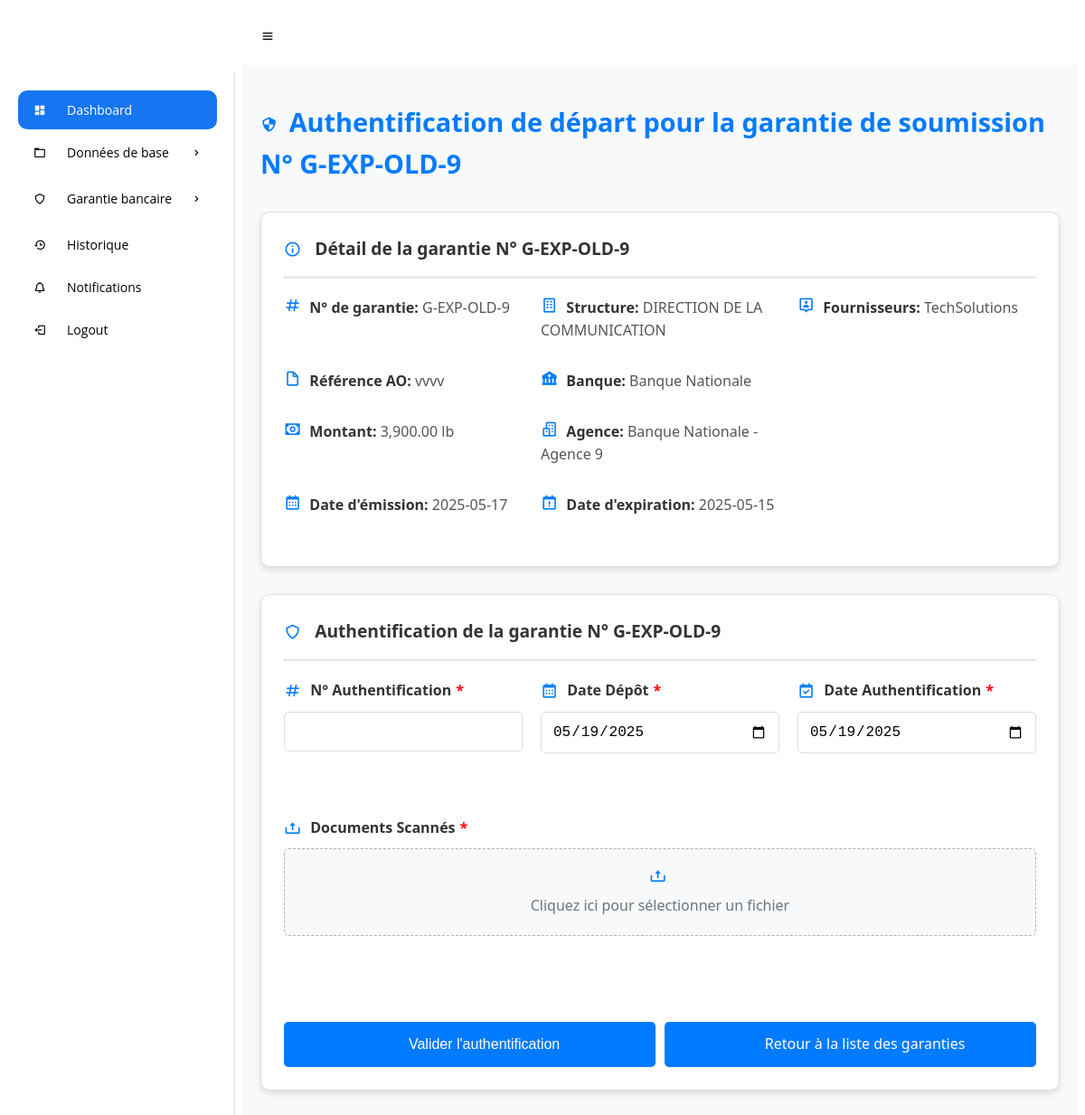
Page /Pages/Authentification/Authentification.php?garantie_id=68 (signed in) on the committed database.
### tables this page shows
CREATE TABLE IF NOT EXISTS `garantie` (
    `id` int NOT NULL AUTO_INCREMENT,
    `num_garantie` varchar(50) NOT NULL,
    `date_creation` date NOT NULL,
    `date_emission` date NOT NULL,
    `date_validite` date NOT NULL,
    `montant` decimal(15, 3) NOT NULL,
    `direction_id` int NOT NULL,
    `fournisseur_id` int NOT NULL,
    `monnaie_id` int NOT NULL,
    `agence_id` int NOT NULL,
    `appel_offre_id` int NOT NULL,
    PRIMARY KEY (`id`),
    UNIQUE KEY `num_garantie` (`num_garantie`),
    KEY `fk_agence_gar` (`agence_id`),
    KEY `fk_appel_gar` (`appel_offre_id`),
    KEY `fk_dir_gar` (`direction_id`),
    KEY `fk_fournisseur_gar` (`fournisseur_id`),
    KEY `fk_monnaie_gar` (`monnaie_id`)
);

CREATE TABLE IF NOT EXISTS `direction` (
    `id` int NOT NULL AUTO_INCREMENT,
    `code` varchar(50) NOT NULL,
    `libelle` varchar(50) NOT NULL,
    PRIMARY KEY (`id`),
    UNIQUE KEY `code` (`code`),
    UNIQUE KEY `libelle` (`libelle`)
);

CREATE TABLE IF NOT EXISTS `fournisseur` (
    `id` int NOT NULL AUTO_INCREMENT,
    `code_fournisseur` varchar(50) NOT NULL,
    `nom_fournisseur` varchar(50) NOT NULL,
    `raison_sociale` varchar(255) NOT NULL,
    `pays_id` int NOT NULL,
    PRIMARY KEY (`id`),
    UNIQUE KEY `code_fournisseur` (`code_fournisseur`),
    UNIQUE KEY `nom_fournisseur` (`nom_fournisseur`),
    KEY `fk_pays_fournisseur` (`pays_id`)
);

CREATE TABLE IF NOT EXISTS `appel_offre` (
    `id` int NOT NULL AUTO_INCREMENT,
    `date_appel_offre` date NOT NULL,
    `num_appel_offre` varchar(50) NOT NULL,
    PRIMARY KEY (`id`),
    UNIQUE KEY `num_appel_offre` (`num_appel_offre`)
);

CREATE TABLE IF NOT EXISTS `banque` (
    `id` int NOT NULL AUTO_INCREMENT,
    `code` varchar(50) NOT NULL,
    `label` varchar(255) NOT NULL,
    PRIMARY KEY (`id`)
);

CREATE TABLE IF NOT EXISTS `monnaie` (
    `id` int NOT NULL AUTO_INCREMENT,
    `code` varchar(5) NOT NULL,
    `label` varchar(50) NOT NULL,
    `symbole` varchar(3) NOT NULL,
    PRIMARY KEY (`id`),
    UNIQUE KEY `code` (`code`),
    UNIQUE KEY `label` (`label`)
);

CREATE TABLE IF NOT EXISTS `agence` (
    `id` int NOT NULL AUTO_INCREMENT,
    `code` varchar(50) NOT NULL,
    `label` varchar(50) NOT NULL,
    `adresse` varchar(50) NOT NULL,
    `banque_id` int NOT NULL,
    PRIMARY KEY (`id`),
    UNIQUE KEY `code` (`code`),
    UNIQUE KEY `label` (`label`),
    KEY `fk_banque_agence` (`banque_id`)
);

### Pages/Authentification/authentification.php (the view, shortened to what this page needs)
<?php
require_once("../Template/header.php");
require_once("../../db_connection/db_conn.php");
$form_submitted = false;
if ($_SERVER['REQUEST_METHOD'] === 'POST' && isset($_POST['garantie_id'])) {
    $garantie_id = $_POST['garantie_id'];
} else if (isset($_GET['garantie_id'])) {
    $garantie_id = $_GET['garantie_id'];
} else {
    die("ID de garantie non fourni.");
}
$sql_garantie = "SELECT
    g.id AS garantie_id, g.num_garantie, g.date_creation, g.date_emission, g.date_validite,
    g.montant,
    d.libelle AS direction,
    f.nom_fournisseur,
    m.label AS monnaie,
    a.label AS agence,
    b.label AS banque_nom,
    ao.num_appel_offre
FROM garantie g
JOIN direction d ON g.direction_id = d.id
JOIN fournisseur f ON g.fournisseur_id = f.id
JOIN monnaie m ON g.monnaie_id = m.id
JOIN agence a ON g.agence_id = a.id
JOIN banque b ON a.banque_id = b.id
JOIN appel_offre ao ON g.appel_offre_id = ao.id
WHERE g.id = :garantie_id";
$stmt_garantie = $pdo->prepare($sql_garantie);
$stmt_garantie->bindParam(':garantie_id', $garantie_id, PDO::PARAM_INT);
$stmt_garantie->execute();
$garantie = $stmt_garantie->fetch(PDO::FETCH_ASSOC);
$sql_auth = "SELECT a.*, d.nom_document, d.document_path
            FROM authentification a
            LEFT JOIN document_auth d ON a.id = d.authentification_id
            WHERE a.garantie_id = :garantie_id";
$stmt_auth = $pdo->prepare($sql_auth);
$stmt_auth->bindParam(':garantie_id', $garantie_id, PDO::PARAM_INT);
$stmt_auth->execute();
$authentification = $stmt_auth->fetch(PDO::FETCH_ASSOC);
$show_form = !$authentification;
?>
<!DOCTYPE html>
<html lang="fr">
<head>
    <link href='https://unpkg.com/boxicons@2.1.4/css/boxicons.min.css' rel='stylesheet'>
    <link rel="stylesheet" href="https://cdn.jsdelivr.net/npm/sweetalert2@11.0.19/dist/sweetalert2.min.css">
    <link rel="stylesheet" href="./css/authentificaton.css">
</head>
<body>
    <main id="dynamic-content">
        <div class="container">
            <h2 class="main-title">
                <i class='bx bx-shield-quarter'></i> Authentification de départ pour la garantie de soumission N° <?= htmlspecialchars($garantie['num_garantie']) ?>
            </h2>
            <div class="card">
                <div class="card-body">
                    <h5 class="card-subtitle">
                        <i class='bx bx-info-circle'></i> Détail de la garantie N°  <?= htmlspecialchars($garantie['num_garantie']) ?>
                    </h5>
                    <hr class="divider">
                    <div class="row">
                        <div class="col-md-4">
                            <p><strong><i class='bx bx-hash'></i> N° de garantie:</strong> <span class="detail-value"><?= htmlspecialchars($garantie['num_garantie']) ?></span></p>
                        </div>
                        <div class="col-md-4">
                            <p><strong><i class='bx bx-building'></i> Structure:</strong> <span class="detail-value"><?= htmlspecialchars($garantie['direction']) ?></span></p>
                        </div>
                        <div class="col-md-4">
                            <p><strong><i class='bx bx-user-pin'></i> Fournisseurs:</strong> <span class="detail-value"><?= htmlspecialchars($garantie['nom_fournisseur']) ?></span></p>
                        </div>
                    </div>
                    <div class="row">
                        <div class="col-md-4">
                            <p><strong><i class='bx bx-file-blank'></i> Référence AO:</strong> <span class="detail-value"><?= htmlspecialchars($garantie['num_appel_offre']) ?></span></p>
                        </div>
                        <div class="col-md-4">
                            <p><strong><i class='bx bxs-bank'></i> Banque:</strong> <span class="detail-value"><?= htmlspecialchars($garantie['banque_nom']) ?></span></p>
                        </div>
                        <div class="col-md-4">
                        </div>
                    </div>
                    <div class="row">
                        <div class="col-md-4">
                            <p><strong><i class='bx bx-money'></i> Montant:</strong> <span class="detail-value"><?= number_format($garantie['montant'], 2) ?> <?= htmlspecialchars($garantie['monnaie'] ?? 'DA') ?></span></p>
                        </div>
                        <div class="col-md-4">
                            <p><strong><i class='bx bx-buildings'></i> Agence:</strong> <span class="detail-value"><?= htmlspecialchars($garantie['agence']) ?></span></p>
                        </div>
                        <div class="col-md-4">
                        </div>
                    </div>
                    <div class="row">
                        <div class="col-md-4">
                            <p><strong><i class='bx bx-calendar'></i> Date d'émission:</strong> <span class="detail-value"><?= htmlspecialchars($garantie['date_emission']) ?></span></p>
                        </div>
                        <div class="col-md-4">
                            <p><strong><i class='bx bx-calendar-exclamation'></i> Date d'expiration:</strong> <span class="detail-value"><?= htmlspecialchars($garantie['date_validite']) ?></span></p>
                        </div>
                        <div class="col-md-4">
                        </div>
                    </div>
                </div>
            </div>
            <div class="card">
                <div class="card-body">
                    <h5 class="card-subtitle">
                        <i class='bx bx-shield'></i> Authentification de la garantie N° <?= htmlspecialchars($garantie['num_garantie']) ?>
                    </h5>
                    <hr class="divider">
                    <?php if (!$show_form): ?>
                        <div class="row">
                            <div class="col-md-6">
                                <p><strong><i class='bx bx-hash'></i> N° Authentification:</strong> <span class="detail-value"><?= htmlspecialchars($authentification['num_auth']) ?></span></p>
                                <p><strong><i class='bx bx-calendar'></i> Date Dépôt:</strong> <span class="detail-value"><?= htmlspecialchars($authentification['date_depo']) ?></span></p>
                                <p><strong><i class='bx bx-calendar-check'></i> Date Authentification:</strong> <span class="detail-value"><?= htmlspecialchars($authentification['date_auth']) ?></span></p>
                            </div>
                            <div class="col-md-6">
                                <p><strong><i class='bx bx-upload'></i> Documents Scannés:</strong>
                                    <?php if (!empty($authentification['document_path'])): ?>
                                        <a href="<?= htmlspecialchars($authentification['document_path']) ?>" target="_blank">
                                            <?= htmlspecialchars($authentification['nom_document'] ?? 'Télécharger') ?>
                                        </a>
                                    <?php else: ?>
                                        <span class="detail-value">Aucun document disponible</span>
                                    <?php endif; ?>
                                </p>
                            </div>
                        </div>
                        <div class="text-center mt-4">
                            <a href="../Garantie/ListeGaranties.php" class="btn sec">
                                <i class='bx bx-arrow-back'></i> Retour à la liste des garanties
                            </a>
                        </div>
                    <?php else: ?>
                        <form method="POST" action="" enctype="multipart/form-data" id="auth-form">
                            <div class="row">
                                <div class="col-md-4">
                                    <div class="form-group">
                                        <label for="num_auth" class="form-label">
                                            <i class='bx bx-hash'></i> N° Authentification <span class="required-asterisk" style="color: red;">*</span>
                                        </label>
                                        <input type="text" class="form-control" id="num_auth" name="num_auth" value="<?= $form_submitted ? htmlspecialchars($_POST['num_auth'] ?? '') : '' ?>">
                                    </div>
                                </div>
                                <div class="col-md-4">
                                    <div class="form-group">
                                        <label for="date_depo" class="form-label">
                                            <i class='bx bx-calendar'></i> Date Dépôt<span class="required-asterisk" style="color: red;">*</span>
                                        </label>
                                        <input type="date" class="form-control" id="date_depo" name="date_depo" value="<?= $form_submitted ? htmlspecialchars($_POST['date_depo'] ?? '') : date('Y-m-d') ?>">
                                    </div>
                                </div>
                                <div class="col-md-4">
                                    <div class="form-group">
                                        <label for="date_auth" class="form-label">
                                            <i class='bx bx-calendar-check'></i> Date Authentification<span class="required-asterisk" style="color: red;">*</span>
                                        </label>
                                        <input type="date" class="form-control" id="date_auth" name="date_auth" value="<?= $form_submitted ? htmlspecialchars($_POST['date_auth'] ?? '') : date('Y-m-d') ?>">
                                    </div>
                                </div>
                            </div>
                            <div class="row mt-3">
                                <div class="col-md-12">
                                    <div class="form-group">
                                        <label for="document_scanne" class="form-label">
                                            <i class='bx bx-upload'></i> Documents Scannés<span class="required-asterisk" style="color: red;">*</span>
                                        </label>
                                        <div class="custom-file-input" id="file-drop-area">
                                            <i class='bx bx-upload'></i>
                                            <span class="file-label">Cliquez ici pour sélectionner un fichier</span>
                                        </div>
                                    </div>
                                </div>
                            </div>
                            <div class="action-buttons d-flex justify-content-between mt-4">
                                <button type="submit" name="submit_auth" class="btn btn-primary">
                                    <i class='bx bx-check-circle'></i> Valider l'authentification
                                </button>
                                <a href="../Garantie/ListeGaranties.php" class="btn btn-primary">
                                    <i class='bx bx-arrow-back'></i> Retour à la liste des garanties
                                </a>
                            </div>
                        </form>
                    <?php endif; ?>
                </div>
            </div>
        </div>
    </main>
    <?php require_once('../Template/footer.php'); ?>
</body>
</html>

### Pages/Authentification/css/authentificaton.css (style rules this page uses)
#dynamic-content .container { max-width: 1400px; margin: 0 auto; padding: 20px; width: 100%; }
#dynamic-content .main-title { font-size: 1.8rem; color: #007bff; font-weight: bold; text-align: left; margin-bottom: 30px; margin-top: 20px; }
#dynamic-content .card { background-color: #fff; border: 1px solid #ddd; border-radius: 10px; box-shadow: 0 4px 6px rgba(0, 0, 0, 0.1); margin-bottom: 30px; padding: 25px; transition: transform 0.3s ease, box-shadow 0.3s ease; width: 100%; }
#dynamic-content .card-subtitle { font-size: 1.2rem; font-weight: bold; color: #333; display: flex; align-items: center; gap: 10px; margin-bottom: 15px; }
#dynamic-content .divider { border-top: 1px solid #ddd; margin: 15px 0 20px 0; }
#dynamic-content .row { display: flex; flex-wrap: wrap; margin: 0 -10px; margin-bottom: 20px; }
#dynamic-content .col-md-4 { flex: 0 0 33.333333%; max-width: 33.333333%; padding: 0 10px; }
#dynamic-content .col-md-12 { flex: 0 0 100%; max-width: 100%; padding: 0 10px; }
#dynamic-content p { margin-bottom: 10px; font-size: 1rem; }
#dynamic-content strong { font-weight: bold; color: #333; }
#dynamic-content .detail-value { color: #555; }
#dynamic-content a { color: #007bff; text-decoration: none; }
#dynamic-content form { display: grid; gap: 20px; }
#dynamic-content .form-group { display: flex; flex-direction: column; gap: 5px; margin-bottom: 5px; }
#dynamic-content .form-label { font-size: 1rem; font-weight: bold; color: #333; display: flex; align-items: center; gap: 5px; margin-bottom: 5px; }
#dynamic-content .form-control { padding: 12px; border: 1px solid #ddd; border-radius: 5px; font-size: 1rem; transition: border-color 0.3s ease; width: 100%; }
#dynamic-content .custom-file-input { position: relative; cursor: pointer; background-color: #f8f9fa; border: 1px dashed #adb5bd; padding: 20px; text-align: center; border-radius: 5px; transition: all 0.3s ease; }
#dynamic-content .custom-file-input i { font-size: 2rem; color: #6c757d; margin-bottom: 10px; display: block; }
#dynamic-content .custom-file-input .file-label { display: block; font-weight: normal; color: #6c757d; }
#dynamic-content .btn-primary { background-color: #007bff; color: #fff; border: none; padding: 12px 20px; border-radius: 5px; font-size: 1rem; cursor: pointer; transition: background-color 0.3s ease; width: 100%; display: flex; align-items: center; justify-content: center; gap: 8px; margin-top: 10px; }
#dynamic-content .mt-3 { margin-top: 15px; }
#dynamic-content i.bx { font-size: 1.2rem; margin-right: 5px; color: #007bff; }
#dynamic-content .action-buttons { display: flex; gap: 10px; margin-top: 20px; }
#dynamic-content .action-buttons .btn { flex: 1; }

### rows in the picture
garantie: num_garantie "G-EXP-OLD-9", direction.libelle "DIRECTION DE LA COMMUNICATION", fournisseur.nom_fournisseur "TechSolutions", appel_offre.num_appel_offre "vvvv", banque.label "Banque Nationale", montant "3,900.00", monnaie.label "lb", agence.label "Banque Nationale - Agence 9", date_emission "2025-05-17", date_validite "2025-05-15"
